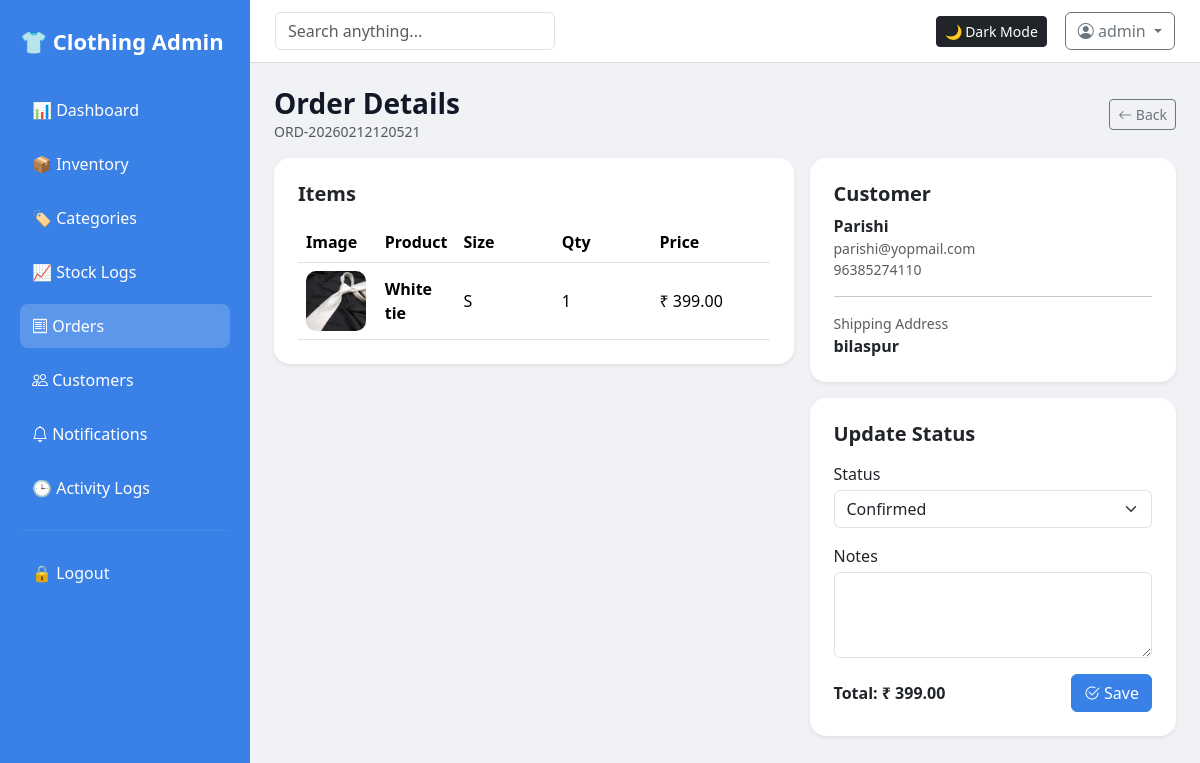
The app's page /admin/orders/1 (signed in) with its own data.
### tables this page shows
CREATE TABLE orders (
            id INTEGER PRIMARY KEY AUTOINCREMENT,
            order_number TEXT UNIQUE NOT NULL,
            customer_id INTEGER,
            total_amount REAL,
            status TEXT DEFAULT 'pending',
            payment_status TEXT DEFAULT 'unpaid',
            shipping_address TEXT,
            notes TEXT,
            created_at TEXT,
            updated_at TEXT,
            FOREIGN KEY(customer_id) REFERENCES customers(id)
        );

CREATE TABLE order_items (
            id INTEGER PRIMARY KEY AUTOINCREMENT,
            order_id INTEGER,
            clothing_id INTEGER,
            size TEXT,
            quantity INTEGER,
            price REAL,
            FOREIGN KEY(order_id) REFERENCES orders(id),
            FOREIGN KEY(clothing_id) REFERENCES clothing(id)
        );

CREATE TABLE clothing (
            id INTEGER PRIMARY KEY AUTOINCREMENT,
            name TEXT,
            category TEXT,
            size TEXT,
            quantity INTEGER,
            price REAL,
            created_at TEXT
        , image TEXT, barcode TEXT, qrcode TEXT);

CREATE TABLE customers (
            id INTEGER PRIMARY KEY AUTOINCREMENT,
            name TEXT NOT NULL,
            email TEXT UNIQUE NOT NULL,
            phone TEXT,
            address TEXT,
            city TEXT,
            state TEXT,
            zip_code TEXT,
            created_at TEXT
        );

### customer_routes.py (the view)
    @app.route("/admin/orders/<int:order_id>")
    @require_login
    @require_role("admin", "superadmin")
    def admin_order_detail(order_id):
        db = get_db()
        order = db.execute("SELECT * FROM orders WHERE id=?", (order_id,)).fetchone()
        if not order:
            flash("Order not found.", "danger")
            return redirect(url_for("admin_orders"))
        items = db.execute(
            """
            SELECT oi.*, c.name, c.image
            FROM order_items oi
            JOIN clothing c ON oi.clothing_id = c.id
            WHERE oi.order_id = ?
            """,
            (order_id,),
        ).fetchall()
        customer = db.execute("SELECT * FROM customers WHERE id=?", (order["customer_id"],)).fetchone()
        return render_template(
            "admin_order_detail.html",
            order=order,
            items=items,
            customer=customer,
            title="Order Details",
        )

### app.py (called while the page is built)
def get_db():
    conn = sqlite3.connect(os.path.join(BASE_DIR, "inventory.db"))
    conn.row_factory = sqlite3.Row
    return conn

def require_login(f):
    @wraps(f)
    def wrapper(*args, **kwargs):
        if not session.get("admin"):
            return redirect(url_for("login"))
        return f(*args, **kwargs)
    return wrapper

def require_role(*roles):
    def decorator(f):
        @wraps(f)
        def wrapper(*args, **kwargs):
            if not session.get("admin"):
                return redirect(url_for("login"))
            role = session.get("role", "staff")
            if role not in roles:
                flash("You do not have permission for this action.", "danger")
                return redirect(url_for("dashboard"))
            return f(*args, **kwargs)
        return wrapper
    return decorator

### templates/admin_order_detail.html
{% extends "base.html" %}
{% block content %}
<div class="d-flex flex-wrap justify-content-between align-items-center gap-2 mb-3">
    <div>
        <h3 class="fw-bold mb-0">Order Details</h3>
        <div class="text-muted small">{{ order.order_number }}</div>
    </div>
    <a class="btn btn-outline-secondary btn-sm" href="{{ url_for('admin_orders') }}">
        <i class="bi bi-arrow-left"></i> Back
    </a>
</div>
<div class="row g-3">
    <div class="col-lg-7">
        <div class="card shadow-sm p-4">
            <h5 class="fw-semibold mb-3">Items</h5>
            <div class="table-responsive">
                <table class="table align-middle mb-0">
                    <thead>
                        <tr>
                            <th style="width:80px;">Image</th>
                            <th>Product</th>
                            <th style="width:120px;">Size</th>
                            <th style="width:120px;">Qty</th>
                            <th style="width:140px;">Price</th>
                        </tr>
                    </thead>
                    <tbody>
                        {% for it in items %}
                        <tr>
                            <td>
                                {% if it.image %}
                                <img src="{{ url_for('uploaded_file', filename=it.image) }}"
                                     style="width:60px;height:60px;object-fit:cover;border-radius:10px;">
                                {% else %}
                                <span class="text-muted small">—</span>
                                {% endif %}
                            </td>
                            <td class="fw-semibold">{{ it.name }}</td>
                            <td>{{ it.size }}</td>
                            <td>{{ it.quantity }}</td>
                            <td>₹ {{ '%.2f'|format(it.price) }}</td>
                        </tr>
                        {% endfor %}
                    </tbody>
                </table>
            </div>
        </div>
    </div>
    <div class="col-lg-5">
        <div class="card shadow-sm p-4 mb-3">
            <h5 class="fw-semibold mb-2">Customer</h5>
            <div class="fw-semibold">{{ customer.name }}</div>
            <div class="text-muted small">{{ customer.email }}</div>
            <div class="text-muted small">{{ customer.phone or '' }}</div>
            <hr>
            <div class="text-muted small">Shipping Address</div>
            <div class="fw-semibold">{{ order.shipping_address }}</div>
        </div>
        <div class="card shadow-sm p-4">
            <h5 class="fw-semibold mb-3">Update Status</h5>
            <form method="POST" action="{{ url_for('update_order_status', order_id=order.id) }}">
                <label class="form-label mb-1">Status</label>
                <select class="form-select mb-3" name="status">
                    {% for st in ['pending','confirmed','shipped','delivered','cancelled'] %}
                    <option value="{{ st }}" {% if order.status==st %}selected{% endif %}>{{ st|title }}</option>
                    {% endfor %}
                </select>
                <label class="form-label mb-1">Notes</label>
                <textarea class="form-control mb-3" name="notes" rows="3">{{ order.notes or '' }}</textarea>
                <div class="d-flex justify-content-between align-items-center">
                    <div class="fw-bold">Total: ₹ {{ '%.2f'|format(order.total_amount) }}</div>
                    <button class="btn btn-primary">
                        <i class="bi bi-check2-circle"></i> Save
                    </button>
                </div>
            </form>
        </div>
    </div>
</div>
{% endblock %}

### templates/base.html (style rules this page uses)
:root { --bg-main: #f0f2f5; --card-bg: #ffffff; --text-main: #111827; --sidebar-bg: #0d6efd; }
body { background: var(--bg-main); color: var(--text-main); margin: 0; }
.card { background: var(--card-bg); border: none; border-radius: 16px; }
.btn-primary { background-color: #3980e7; border-color: #3980e7; color: #fff; }

### records on screen
orders: order_number "ORD-20260212120521", shipping_address "bilaspur", status "Confirmed", total_amount "399.00"
order_items: image (picture), name "White tie", size "S", quantity "1", price "399.00"
customers: name "Parishi", email "parishi@yopmail.com", phone "96385274110"

### other values on screen
{{ session['admin'] }} "admin"
